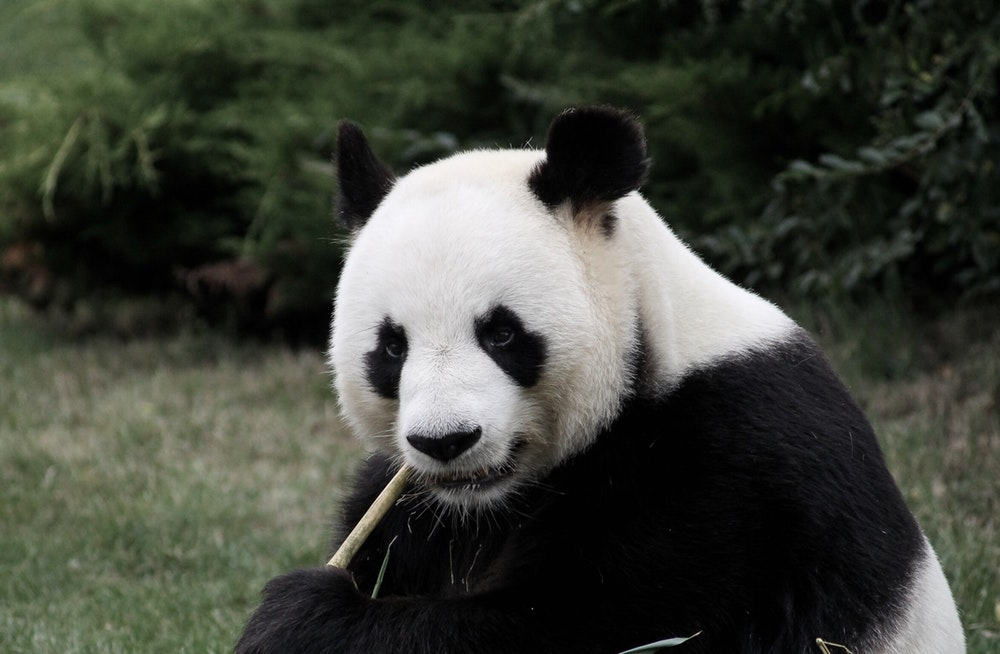
%> input picture Filtering/panda.jpeg, 1000 x 654 px
$ octave removing_noise_using_gaussian_filter.m   (GNU Octave 9; MATLAB toolbox functions it lacks are replaced by stand-ins)
%> lines starting %> are read from the running program, lines starting %| are printed output that depends on the picture
% Remove noise using Gaussian Filter

%load image
im = imread('panda.jpeg');
%> im is the input picture: size 654x1000x3 uint8; mean R, G, B 64.1, 67.5, 58.3
imshow(im);

%add noise

noise_sigma = 25;
noise = randn(size(im)).* noise_sigma ;
noisy_img = single(im) + single(noise) ;
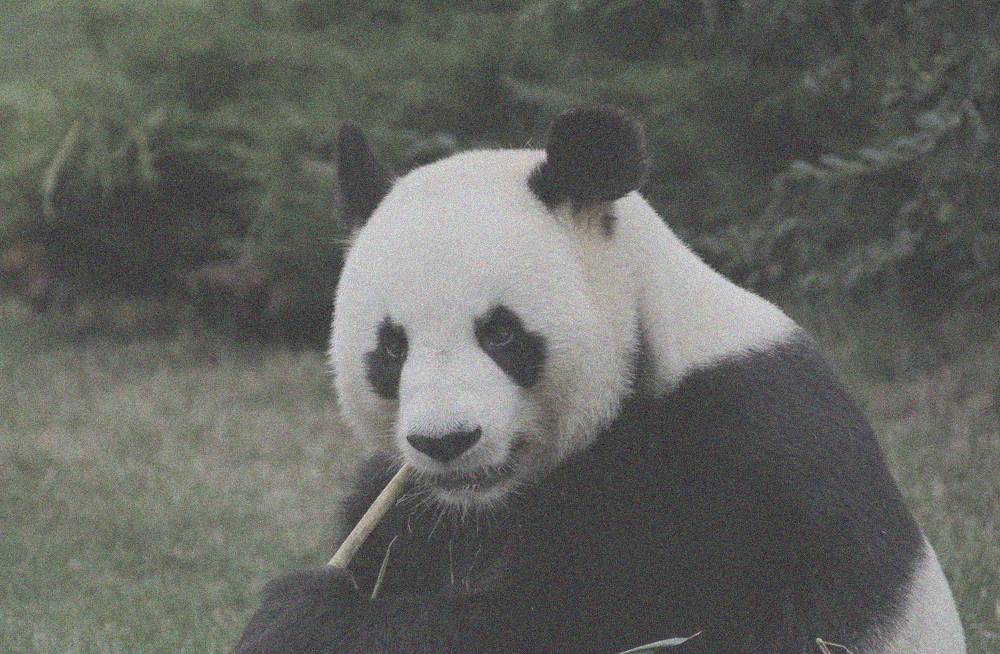
%> noisy_img: size 654x1000x3 single; mean R, G, B 64, 67.4, 58.3; drawn with min black and max white
imshow(noisy_img);
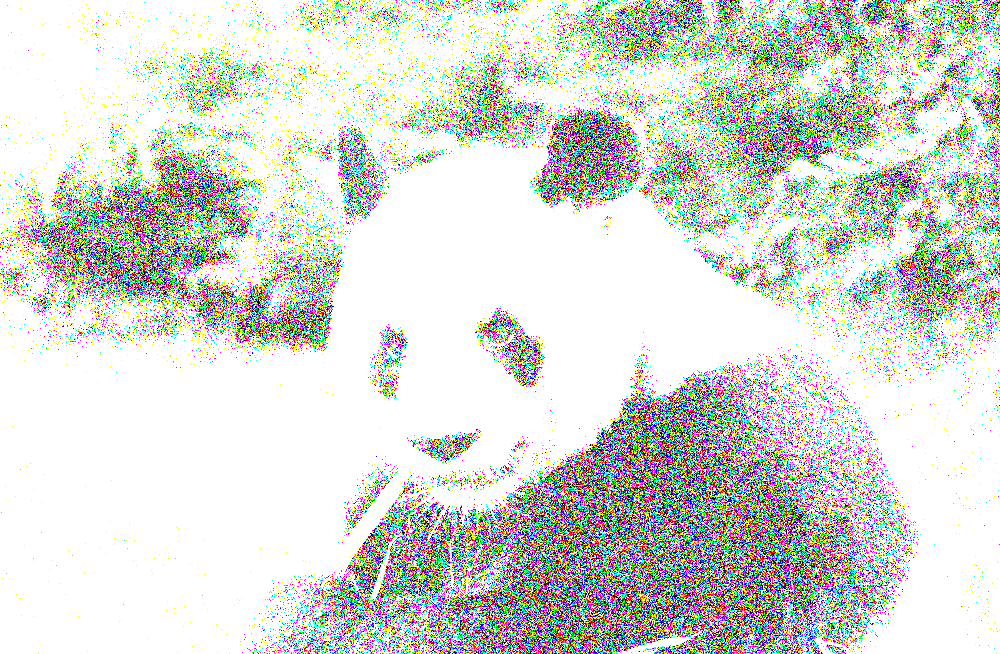
%> displayed picture: size 654x1000x3, on the screen's scale of 0 to 255; mean R, G, B 216, 219.2, 213.2


% create gaussian filter

fsize = 11;
sigma = 2;

filter = fspecial('gaussian', fsize, sigma);

%apply it to noisy image
smoothed_image = imfilter(noisy_img, filter);
imshow(smoothed_image);
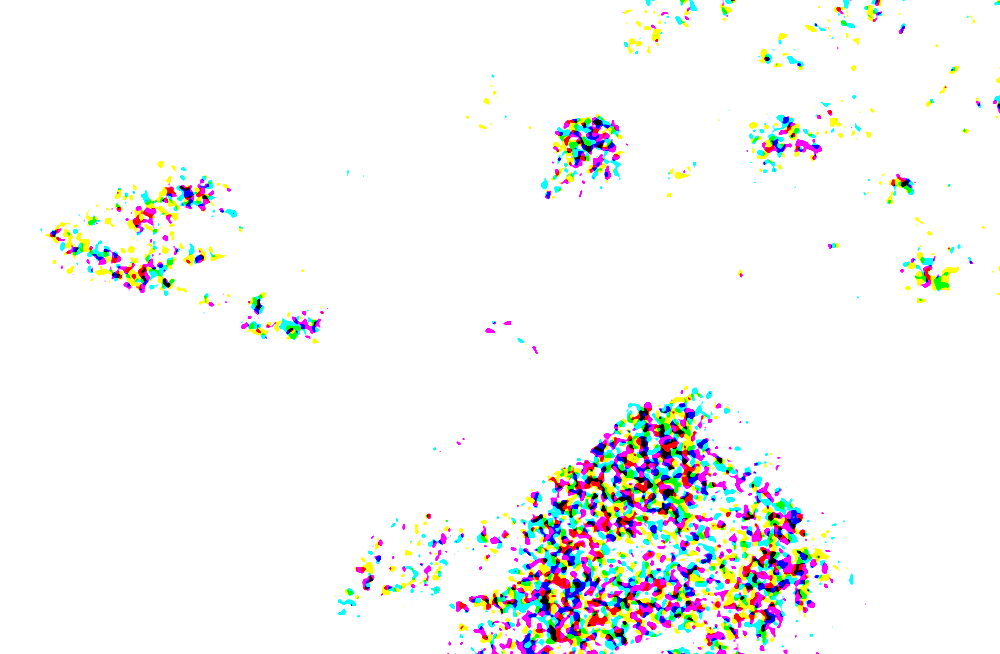
%> displayed picture: size 654x1000x3, on the screen's scale of 0 to 255; mean R, G, B 244.5, 244.7, 243.9
